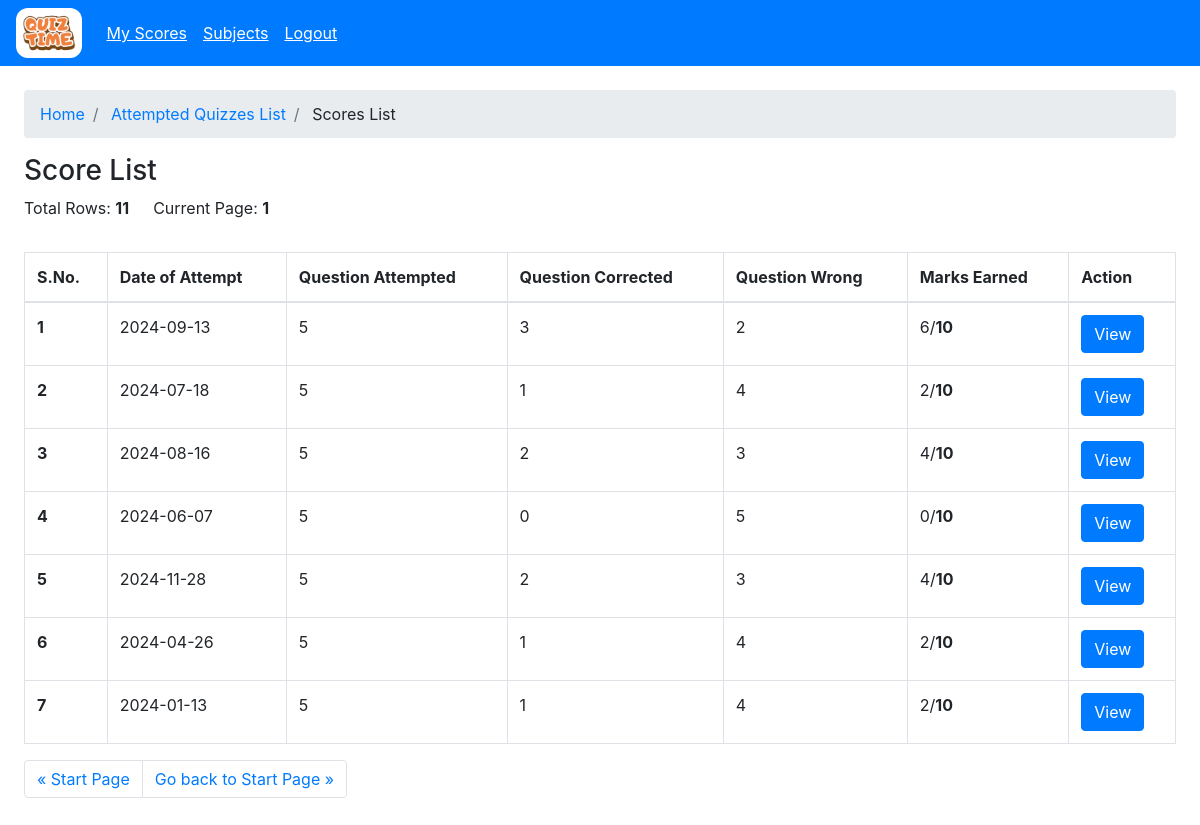
Page /user/attempted-quizzes/view?quiz_id=8b648146-443b-45c5-8f05-f963fcad5184 (signed in) on the committed database.
### models/model.py (models this page shows)
class Score(db.Model):
    __tablename__ = 'scores'
    id = db.Column(db.VARCHAR(100), primary_key=True)
    quiz_id = db.Column(db.VARCHAR(100), db.ForeignKey('quiz.id'), nullable=False)
    user_id = db.Column(db.VARCHAR(100), db.ForeignKey('users.id'), nullable=False)
    attempt_number = db.Column(db.Integer, nullable=False)
    question_attempted = db.Column(db.Integer, nullable=False)
    question_corrected = db.Column(db.Integer, nullable=False)
    question_wronged = db.Column(db.Integer, nullable=False)
    total_scored = db.Column(db.Integer, nullable=False)
    created_at = db.Column(db.TIMESTAMP, nullable=False)
    updated_at = db.Column(db.TIMESTAMP, nullable=False)
    __table_args__ = (
        db.UniqueConstraint('quiz_id', 'user_id', 'attempt_number', name='unique_user_quiz_attempt'),
    )

### controllers/users/user.py (the view)
@user.route("/attempted-quizzes/view")
@login_required
@role_required("user")
def user_scores():
    try:
        skip = int(request.args.get("skip", 0))
        take = int(request.args.get("take", 25))
        quiz_id = request.args.get("quiz_id", "")
        if not quiz_id:
            return flash_and_redirect("Quiz not found", "danger", url_for("user.user_home"))
        quiz = Quiz.query.filter_by(id=quiz_id).first()
        if not quiz:
            return flash_and_redirect("Quiz not found", "danger", url_for("user.user_home"))
        scores = Score.query.filter_by(quiz_id=quiz_id).offset(skip).limit(take).all()
        final_list=[]
        for scr in scores:
            single_obj=dict()
            quiz = Quiz.query.filter_by(id=scr.quiz_id).first()
            single_obj["total_marks"]=quiz.total_marks
            single_obj = {**single_obj, **scr.__dict__}
            final_list.append(single_obj)
        total_scores = Score.query.filter(Score.user_id==session.get("id", "")).count()
        return render_template("user/scores.html",quiz=quiz,total_rows=total_scores, skip=skip, take=take, rows=final_list)
    except Exception as e:
        return flash_and_redirect(str(e), "danger", url_for("user.user_home"))

### app.py (called while the page is built)
    @login_manager.user_loader
    def load_user(user_id):
        return User.query.get(user_id)

### controllers/decorator.py (called while the page is built)
def role_required(role):
    def decorator(func):
        @wraps(func)
        def wrapper(*args, **kwargs):
            if not current_user.is_authenticated:
                return redirect(url_for("auth.login"))
            if current_user.user_type != role and session.get("user_type") != role:
                if current_user.user_type == "admin":
                    return redirect(url_for("admin.admin_home"))
                return redirect(url_for("user.user_home"))
            return func(*args, **kwargs)
        return wrapper
    return decorator

### templates/user/scores.html (shortened to what this page needs)
{% extends "base.html" %} {% block title %}Score Page{% endblock %} {% block
content %} {% include "user/user_wrapper.html" %}
<section class="min-vh-100 p-4">
  <nav aria-label="breadcrumb">
    <ol class="breadcrumb">
      <li class="breadcrumb-item"><a href="/user">Home</a></li>
      <li class="breadcrumb-item">
        <a href="/user/attempted-quizzes?skip=0&take=25"
          >Attempted Quizzes List</a
        >
      </li>
      <li class="breadcrumb-item">
        <a>Scores List</a>
      </li>
    </ol>
  </nav>
  <div class="d-flex mt-3 flex-wrap justify-content-between">
    <div>
      <h3>Score List</h3>
      <div class="d-flex align-items-center">
        <p class="mr-4">Total Rows: <strong>{{ total_rows }}</strong></p>
        <p>
          Current Page:
          <strong
            >{% if skip and take %} {{ ((skip|int)/take)+1 }} {% else %}1{%
            endif %}</strong
          >
        </p>
      </div>
    </div>
  </div>
  <section class="mt-3">
    <div class="table-responsive">
      <table class="table table-bordered table-hover">
        <thead>
          <tr>
            <th scope="col">S.No.</th>
            <th scope="col">Date of Attempt</th>
            <th scope="col">Question Attempted</th>
            <th scope="col">Question Corrected</th>
            <th scope="col">Question Wrong</th>
            <th scope="col">Marks Earned</th>
            <th scope="col">Action</th>
          </tr>
        </thead>
        <tbody>
          {% for score in rows %}
          <tr class="pointer">
            <th scope="row">{{ loop.index+skip }}</th>
            <td>{{ score.created_at.strftime('%Y-%m-%d') }}</td>
            <td>{{ score.question_attempted }}</td>
            <td>{{ score.question_corrected }}</td>
            <td>{{ score.question_wronged }}</td>
            <td>
              {{ score.total_scored }}/<strong>{{ score.total_marks }}</strong>
            </td>
            <td>
              <button type="button" class="btn btn-primary">
                <a
                  href="/user/score/view?score_id={{ score.id }}"
                  class="text-white"
                  >View</a
                >
              </button>
            </td>
          </tr>
          {% endfor %}
        </tbody>
      </table>
      <nav aria-label="Page navigation example">
        <ul class="pagination">
          <li class="page-item">
            <a
              class="page-link"
              href="/user/attempted-quizzes/view?quiz_id={{ quiz.id }}&skip={{ (skip - take) if skip > 0 else 0 }}&take={{ take }}"
              aria-label="Previous"
            >
              <span aria-hidden="true">&laquo;</span>
              <span
                >{% if skip > 0 %}Previous{% else %}Start Page{% endif %}</span
              >
            </a>
          </li>
          <li class="page-item">
            <a
              class="page-link"
              href="/user/attempted-quizzes/view?quiz_id={{ quiz.id }}&skip={{ ( (((skip|int) / take)|int+1)*take if ((skip|int+take) < total_rows) else None  ) if ((skip|int+take) < total_rows) else 0 }}&take={{ take }}"
              aria-label="Next"
            >
              <span
                >{% if ((skip|int + take) < total_rows) %}Next{% else %}Go back
                to Start Page{% endif %}</span
              >
              <span aria-hidden="true">&raquo;</span>
            </a>
          </li>
        </ul>
      </nav>
    </div>
  </section>
</section>
{% endblock %}

### static/css/style.css (style rules this page uses)
.pointer { cursor: pointer; }

### rows in the picture
Score: created_at "2024-09-13", question_attempted "5", question_corrected "3", question_wronged "2", total_scored "6", total_marks "10"
Score: created_at "2024-07-18", question_attempted "5", question_corrected "1", question_wronged "4", total_scored "2", total_marks "10"
Score: created_at "2024-08-16", question_attempted "5", question_corrected "2", question_wronged "3", total_scored "4", total_marks "10"
Score: created_at "2024-06-07", question_attempted "5", question_corrected "0", question_wronged "5", total_scored "0", total_marks "10"
Score: created_at "2024-11-28", question_attempted "5", question_corrected "2", question_wronged "3", total_scored "4", total_marks "10"
Score: created_at "2024-04-26", question_attempted "5", question_corrected "1", question_wronged "4", total_scored "2", total_marks "10"
Score: created_at "2024-01-13", question_attempted "5", question_corrected "1", question_wronged "4", total_scored "2", total_marks "10"

### other values in the picture
{{ total_rows }} "11"
